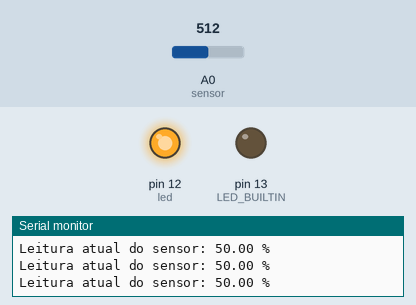
The sketch below on a simulated Arduino Uno, built with avr-gcc and run on an emulated ATmega328P. On the bench: output pins drawn as LEDs (lit = HIGH), the last lines printed to the serial monitor. The inputs (shaded band) are chosen by the test bench; at power-on: A0 (sensor) = 512.

Above: at 1.2 s.
1.3 s: A0 (sensor) set to 592
4.3 s: A0 (sensor) set to 612
At 4.8 s:
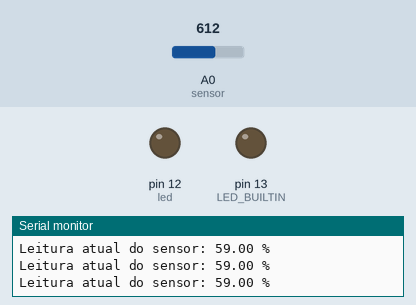
5.8 s: A0 (sensor) set to 511
At 6.7 s:
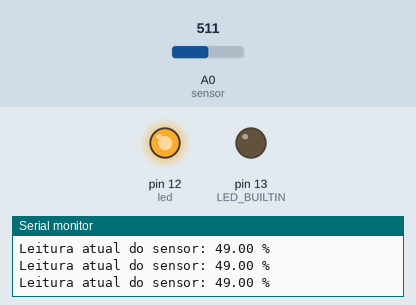
8.8 s: A0 (sensor) set to 716
At 9.1 s:
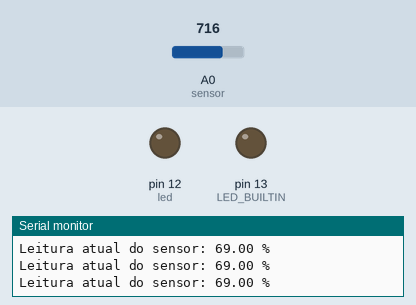
Timing chart, 0 to 11.8 s (numbered marks = the images above; inputs shaded):
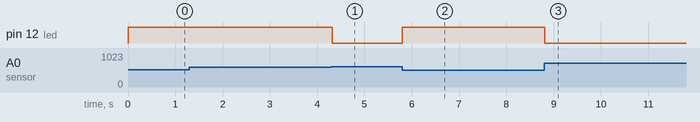

Measured:
- the behaviour switches between 599 and 600 on A0 (sensor) (found by bisection; images 0 and 1)
- after the input at 4.3 s, pin 12 (led): HIGH → LOW at once
- after the input at 5.8 s, pin 12 (led): LOW → HIGH at once
- after the input at 8.8 s, pin 12 (led): HIGH → LOW at once

The sketch:

swanky_wolt_rottis1.ino
```cpp
// C++ code
//

int led = 12;
int tempoDisparo = 600;
int sensorValue = 0;
int sensor = A0;

void setup()
{
  pinMode(LED_BUILTIN, OUTPUT);
  pinMode(led, OUTPUT);
  pinMode(sensor, INPUT);
  Serial.begin(9600);


}

void loop()

{
  sensorValue = analogRead(sensor);
  float porcentagem = map(sensorValue,0,1023,0,100);

  if (sensorValue < tempoDisparo) {
      digitalWrite(led, HIGH);
  }
  else {
      digitalWrite(led,LOW);
  }

  Serial.print ("Leitura atual do sensor: ");
  Serial.print(porcentagem);
  Serial.println(" %");

}
```
